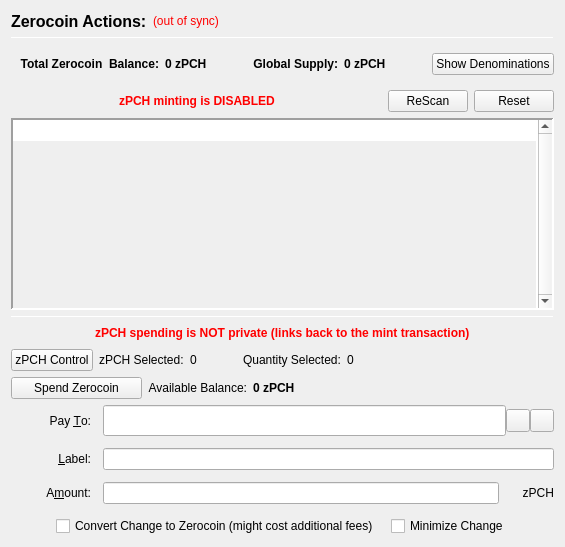
                  <widget class="QFrame" name="verticalFrameLeft">
                   <layout class="QVBoxLayout" name="verticalLayout_2">
                    <item>
                     <layout class="QVBoxLayout" name="verticalLayout_3">
                      <item>
                       <layout class="QHBoxLayout" name="horizontalLayout_3">
                        <item>
                         <widget class="QLabel" name="labelzPCHActions">
                          <property name="font">
                           <font>
                            <pointsize>12</pointsize>
                            <weight>75</weight>
                            <bold>true</bold>
                           </font>
                          </property>
                          <property name="text">
                           <string>Zerocoin Actions:</string>
                          </property>
                          <property name="alignment">
                           <set>Qt::AlignLeading|Qt::AlignLeft|Qt::AlignVCenter</set>
                          </property>
                         </widget>
                        </item>
                        <item>
                         <widget class="QLabel" name="labelzPCHSyncStatus">
                          <property name="toolTip">
                           <string>The displayed information may be out of date. Your wallet automatically synchronizes with the PIVX network after a connection is established, but this process has not completed yet.</string>
                          </property>
                          <property name="styleSheet">
                           <string notr="true">QLabel { color: red; }</string>
                          </property>
                          <property name="text">
                           <string notr="true">(out of sync)</string>
                          </property>
                          <property name="alignment">
                           <set>Qt::AlignLeading|Qt::AlignLeft|Qt::AlignVCenter</set>
                          </property>
                         </widget>
                        </item>
                        <item>
                         <spacer name="horizontalSpacer">
                          <property name="orientation">
                           <enum>Qt::Horizontal</enum>
                          </property>
                          <property name="sizeHint" stdset="0">
                           <size>
                            <width>40</width>
                            <height>20</height>
                           </size>
                          </property>
                         </spacer>
                        </item>
                       </layout>
                      </item>
                      <item>
                       <widget class="Line" name="lineUpperLeft">
                        <property name="minimumSize">
                         <size>
                          <width>0</width>
                          <height>1</height>
                         </size>
                        </property>
                        <property name="maximumSize">
                         <size>
                          <width>16777215</width>
                          <height>1</height>
                         </size>
                        </property>
                        <property name="frameShadow">
                         <enum>QFrame::Sunken</enum>
                        </property>
                        <property name="orientation">
                         <enum>Qt::Horizontal</enum>
                        </property>
                       </widget>
                      </item>
                      <item>
                       <widget class="QFrame" name="balanceSupplyFrame">
                        <layout class="QHBoxLayout" name="horizontalLayout_2" stretch="0,0,0,1,0">
                         <property name="rightMargin">
                          <number>0</number>
                         </property>
                         <item>
                          <layout class="QHBoxLayout" name="horizontalLayout_34">
                           <item>
                            <widget class="QLabel" name="labelzAvailableText_3">
                             <property name="font">
                              <font>
                               <weight>75</weight>
                               <bold>true</bold>
                              </font>
                             </property>
                             <property name="toolTip">
                              <string>Total Balance including unconfirmed and immature zPCH</string>
                             </property>
                             <property name="text">
                              <string>Total Zerocoin  Balance:</string>
                             </property>
                             <property name="alignment">
                              <set>Qt::AlignRight|Qt::AlignTrailing|Qt::AlignVCenter</set>
                             </property>
                            </widget>
                           </item>
                           <item>
                            <widget class="QLabel" name="labelzAvailableAmount_4">
                             <property name="minimumSize">
                              <size>
                               <width>40</width>
                               <height>0</height>
                              </size>
                             </property>
                             <property name="font">
                              <font>
                               <weight>75</weight>
                               <bold>true</bold>
                              </font>
                             </property>
                             <property name="toolTip">
                              <string>Total Balance including unconfirmed and immature zPCH</string>
                             </property>
                             <property name="text">
                              <string>0 zPCH</string>
                             </property>
                             <property name="alignment">
                              <set>Qt::AlignLeading|Qt::AlignLeft|Qt::AlignVCenter</set>
                             </property>
                            </widget>
                           </item>
                          </layout>
                         </item>
                         <item>
                          <spacer name="horizontalSpacer_32">
                           <property name="orientation">
                            <enum>Qt::Horizontal</enum>
                           </property>
                           <property name="sizeHint" stdset="0">
                            <size>
                             <width>40</width>
                             <height>20</height>
                            </size>
                           </property>
                          </spacer>
                         </item>
                         <item>
                          <layout class="QHBoxLayout" name="horizontalLayout_35">
                           <item>
                            <widget class="QLabel" name="labelZsupplyText_2">
                             <property name="font">
                              <font>
                               <weight>75</weight>
                               <bold>true</bold>
                              </font>
                             </property>
                             <property name="text">
                              <string>Global Supply:</string>
                             </property>
                             <property name="alignment">
                              <set>Qt::AlignRight|Qt::AlignTrailing|Qt::AlignVCenter</set>
                             </property>
                            </widget>
                           </item>
                           <item>
                            <widget class="QLabel" name="labelZsupplyAmount_2">
                             <property name="font">
                              <font>
                               <weight>75</weight>
                               <bold>true</bold>
                              </font>
                             </property>
                             <property name="text">
                              <string>0 zPCH</string>
                             </property>
                            </widget>
                           </item>
                          </layout>
                         </item>
                         <item>
                          <spacer name="horizontalSpacer_31">
                           <property name="orientation">
                            <enum>Qt::Horizontal</enum>
                           </property>
                           <property name="sizeHint" stdset="0">
                            <size>
                             <width>40</width>
                             <height>20</height>
                            </size>
                           </property>
                          </spacer>
                         </item>
                         <item>
                          <widget class="QPushButton" name="pushButtonShowDenoms">
                           <property name="toolTip">
                            <string>Show zPCH denominations list</string>
                           </property>
                           <property name="text">
                            <string>Show Denominations</string>
                           </property>
                          </widget>
                         </item>
                        </layout>
                       </widget>
                      </item>
                      <item>
                       <layout class="QHBoxLayout" name="horizontalLayout_4">
                        <item>
                         <spacer name="horizontalSpacer_2">
                          <property name="orientation">
                           <enum>Qt::Horizontal</enum>
                          </property>
                          <property name="sizeHint" stdset="0">
                           <size>
                            <width>40</width>
                            <height>20</height>
                           </size>
                          </property>
                         </spacer>
                        </item>
                        <item>
                         <widget class="QLabel" name="label">
                          <property name="styleSheet">
                           <string notr="true">color: red;
font-weight: bold;</string>
                          </property>
                          <property name="text">
                           <string>zPCH minting is DISABLED</string>
                          </property>
                         </widget>
                        </item>
                        <item>
                         <spacer name="horizontalSpacer_3">
                          <property name="orientation">
                           <enum>Qt::Horizontal</enum>
                          </property>
                          <property name="sizeHint" stdset="0">
                           <size>
                            <width>40</width>
                            <height>20</height>
                           </size>
                          </property>
                         </spacer>
                        </item>
                        <item>
                         <widget class="QPushButton" name="pushButtonMintReset">
                          <property name="maximumSize">
                           <size>
                            <width>80</width>
                            <height>16777215</height>
                           </size>
                          </property>
                          <property name="toolTip">
                           <string>Rescan the complete blockchain for  Zerocoin mints and their meta-data.</string>
                          </property>
                          <property name="text">
                           <string>ReScan</string>
                          </property>
                         </widget>
                        </item>
                        <item>
                         <widget class="QPushButton" name="pushButtonSpentReset">
                          <property name="maximumSize">
                           <size>
                            <width>80</width>
                            <height>16777215</height>
                           </size>
                          </property>
                          <property name="toolTip">
                           <string>Reset Zerocoin Wallet DB. Deletes transactions that did not make it into the blockchain.</string>
                          </property>
                          <property name="text">
                           <string>Reset</string>
                          </property>
                         </widget>
                        </item>
                       </layout>
                      </item>
                      <item>
                       <widget class="QPlainTextEdit" name="TEMintStatus">
                        <property name="font">
                         <font>
                          <pointsize>8</pointsize>
                         </font>
                        </property>
                        <property name="toolTip">
                         <string>Status and/or Mesages from the last Mint Action.</string>
                        </property>
                        <property name="frameShape">
                         <enum>QFrame::Panel</enum>
                        </property>
                        <property name="frameShadow">
                         <enum>QFrame::Sunken</enum>
                        </property>
                        <property name="lineWidth">
                         <number>2</number>
                        </property>
                        <property name="midLineWidth">
                         <number>2</number>
                        </property>
                        <property name="verticalScrollBarPolicy">
                         <enum>Qt::ScrollBarAlwaysOn</enum>
                        </property>
                        <property name="horizontalScrollBarPolicy">
                         <enum>Qt::ScrollBarAlwaysOff</enum>
                        </property>
                        <property name="readOnly">
                         <bool>true</bool>
                        </property>
                        <property name="plainText">
                         <string notr="true"/>
                        </property>
                        <property name="backgroundVisible">
                         <bool>true</bool>
                        </property>
                       </widget>
                      </item>
                      <item>
                       <widget class="Line" name="line">
                        <property name="minimumSize">
                         <size>
                          <width>0</width>
                          <height>1</height>
                         </size>
                        </property>
                        <property name="maximumSize">
                         <size>
                          <width>16777215</width>
                          <height>1</height>
                         </size>
                        </property>
                        <property name="orientation">
                         <enum>Qt::Horizontal</enum>
                        </property>
                       </widget>
                      </item>
                      <item>
                       <layout class="QHBoxLayout" name="horizontalLayout_7">
                        <item>
                         <spacer name="horizontalSpacer_18">
                          <property name="orientation">
                           <enum>Qt::Horizontal</enum>
                          </property>
                          <property name="sizeHint" stdset="0">
                           <size>
                            <width>40</width>
                            <height>20</height>
                           </size>
                          </property>
                         </spacer>
                        </item>
                        <item>
                         <widget class="QLabel" name="label_2">
                          <property name="styleSheet">
                           <string notr="true">color: red;
font-weight: bold;</string>
                          </property>
                          <property name="text">
                           <string>zPCH spending is NOT private (links back to the mint transaction)</string>
                          </property>
                         </widget>
                        </item>
                        <item>
                         <spacer name="horizontalSpacer_30">
                          <property name="orientation">
                           <enum>Qt::Horizontal</enum>
                          </property>
                          <property name="sizeHint" stdset="0">
                           <size>
                            <width>40</width>
                            <height>20</height>
                           </size>
                          </property>
                         </spacer>
                        </item>
                       </layout>
                      </item>
                      <item>
                       <layout class="QHBoxLayout" name="horizontalLayout_24">
                        <property name="leftMargin">
                         <number>0</number>
                        </property>
                        <property name="bottomMargin">
                         <number>0</number>
                        </property>
                        <item>
                         <widget class="QPushButton" name="pushButtonZPivControl">
                          <property name="text">
                           <string>zPCH Control</string>
                          </property>
                         </widget>
                        </item>
                        <item>
                         <widget class="QLabel" name="labelzPivSelected">
                          <property name="text">
                           <string>zPCH Selected:</string>
                          </property>
                         </widget>
                        </item>
                        <item>
                         <widget class="QLabel" name="labelzPivSelected_int">
                          <property name="text">
                           <string>0</string>
                          </property>
                         </widget>
                        </item>
                        <item>
                         <spacer name="horizontalSpacer_17">
                          <property name="orientation">
                           <enum>Qt::Horizontal</enum>
                          </property>
                          <property name="sizeType">
                           <enum>QSizePolicy::Fixed</enum>
                          </property>
                          <property name="sizeHint" stdset="0">
                           <size>
                            <width>40</width>
                            <height>20</height>
                           </size>
                          </property>
                         </spacer>
                        </item>
                        <item>
                         <widget class="QLabel" name="labelQuantitySelected">
                          <property name="text">
                           <string>Quantity Selected:</string>
                          </property>
                         </widget>
                        </item>
                        <item>
                         <widget class="QLabel" name="labelQuantitySelected_int">
                          <property name="text">
                           <string>0</string>
                          </property>
                         </widget>
                        </item>
                        <item>
                         <spacer name="horizontalSpacer_19">
                          <property name="orientation">
                           <enum>Qt::Horizontal</enum>
                          </property>
                          <property name="sizeHint" stdset="0">
                           <size>
                            <width>40</width>
                            <height>20</height>
                           </size>
                          </property>
                         </spacer>
                        </item>
                       </layout>
                      </item>
                      <item>
                       <layout class="QHBoxLayout" name="horizontalLayout_6">
                        <item>
                         <widget class="QPushButton" name="pushButtonSpendzPCH">
                          <property name="minimumSize">
                           <size>
                            <width>131</width>
                            <height>0</height>
                           </size>
                          </property>
                          <property name="toolTip">
                           <string>Spend Zerocoin. Without 'Pay To:' address creates payments to yourself.</string>
                          </property>
                          <property name="text">
                           <string>Spend Zerocoin</string>
                          </property>
                         </widget>
                        </item>
                        <item>
                         <widget class="QLabel" name="labelzPCHBalanceText">
                          <property name="toolTip">
                           <string>Available (mature and spendable) zPCH for spending</string>
                          </property>
                          <property name="text">
                           <string>Available Balance:</string>
                          </property>
                          <property name="alignment">
                           <set>Qt::AlignRight|Qt::AlignTrailing|Qt::AlignVCenter</set>
                          </property>
                         </widget>
                        </item>
                        <item>
                         <widget class="QLabel" name="labelzAvailableAmount_2">
                          <property name="font">
                           <font>
                            <weight>75</weight>
                            <bold>true</bold>
                           </font>
                          </property>
                          <property name="toolTip">
                           <string>Available (mature and spendable) zPCH for spending

zPCH are mature when they have more than 20 confirmations AND more than 2 mints of the same denomination after them were minted</string>
                          </property>
                          <property name="text">
                           <string>0 zPCH</string>
                          </property>
                          <property name="alignment">
                           <set>Qt::AlignLeading|Qt::AlignLeft|Qt::AlignVCenter</set>
                          </property>
                         </widget>
                        </item>
                        <item>
                         <spacer name="horizontalSpacer_4">
                          <property name="orientation">
                           <enum>Qt::Horizontal</enum>
                          </property>
                          <property name="sizeHint" stdset="0">
                           <size>
                            <width>40</width>
                            <height>20</height>
                           </size>
                          </property>
                         </spacer>
                        </item>
                       </layout>
                      </item>
                      <item>
                       <layout class="QGridLayout" name="gridLayout_7">
                        <property name="spacing">
                         <number>12</number>
                        </property>
                        <item row="0" column="0">
                         <widget class="QLabel" name="payToLabel">
                          <property name="minimumSize">
                           <size>
                            <width>80</width>
                            <height>0</height>
                           </size>
                          </property>
                          <property name="text">
                           <string>Pay &amp;To:</string>
                          </property>
                          <property name="alignment">
                           <set>Qt::AlignRight|Qt::AlignTrailing|Qt::AlignVCenter</set>
                          </property>
                          <property name="buddy">
                           <cstring>payTo</cstring>
                          </property>
                         </widget>
                        </item>
                        <item row="0" column="1">
                         <layout class="QHBoxLayout" name="payToLayout">
                          <property name="spacing">
                           <number>0</number>
                          </property>
                          <item>
                           <widget class="QValidatedLineEdit" name="payTo">
                            <property name="enabled">
                             <bool>true</bool>
                            </property>
                            <property name="minimumSize">
                             <size>
                              <width>0</width>
                              <height>31</height>
                             </size>
                            </property>
                            <property name="toolTip">
                             <string>The PIVX address to send the payment to. Creates local payment to yourself when empty.</string>
                            </property>
                           </widget>
                          </item>
                          <item>
                           <widget class="QToolButton" name="addressBookButton">
                            <property name="toolTip">
                             <string>Choose previously used address</string>
                            </property>
                            <property name="text">
                             <string/>
                            </property>
                            <property name="icon">
                             <iconset resource="../popchain.qrc">
                              <normaloff>:/icons/address-book</normaloff>:/icons/address-book</iconset>
                            </property>
                            <property name="shortcut">
                             <string>Alt+A</string>
                            </property>
                           </widget>
                          </item>
                          <item>
                           <widget class="QToolButton" name="pasteButton">
                            <property name="toolTip">
                             <string>Paste address from clipboard</string>
                            </property>
                            <property name="text">
                             <string/>
                            </property>
                            <property name="icon">
                             <iconset resource="../popchain.qrc">
                              <normaloff>:/icons/editpaste</normaloff>:/icons/editpaste</iconset>
                            </property>
                            <property name="shortcut">
                             <string>Alt+P</string>
                            </property>
                           </widget>
                          </item>
                         </layout>
                        </item>
                        <item row="1" column="0">
                         <widget class="QLabel" name="labelLabel">
                          <property name="minimumSize">
                           <size>
                            <width>80</width>
                            <height>0</height>
                           </size>
                          </property>
                          <property name="text">
                           <string>&amp;Label:</string>
                          </property>
                          <property name="alignment">
                           <set>Qt::AlignRight|Qt::AlignTrailing|Qt::AlignVCenter</set>
                          </property>
                          <property name="buddy">
                           <cstring>addAsLabel</cstring>
                          </property>
                         </widget>
                        </item>
                        <item row="1" column="1">
                         <widget class="QLineEdit" name="addAsLabel">
                          <property name="toolTip">
                           <string>Enter a label for this address to add it to the list of used addresses</string>
                          </property>
                         </widget>
                        </item>
                        <item row="2" column="0">
                         <widget class="QLabel" name="amountLabel">
                          <property name="minimumSize">
                           <size>
                            <width>80</width>
                            <height>0</height>
                           </size>
                          </property>
                          <property name="text">
                           <string>A&amp;mount:</string>
                          </property>
                          <property name="alignment">
                           <set>Qt::AlignRight|Qt::AlignTrailing|Qt::AlignVCenter</set>
                          </property>
                          <property name="buddy">
                           <cstring>zPCHpayAmount</cstring>
                          </property>
                         </widget>
                        </item>
                        <item row="2" column="1">
                         <layout class="QHBoxLayout" name="horizontalLayout_9">
                          <property name="spacing">
                           <number>0</number>
                          </property>
                          <item>
                           <widget class="QLineEdit" name="zPCHpayAmount"/>
                          </item>
                          <item>
                           <widget class="QLabel" name="labelzPCH">
                            <property name="minimumSize">
                             <size>
                              <width>55</width>
                              <height>0</height>
                             </size>
                            </property>
                            <property name="text">
                             <string>zPCH</string>
                            </property>
                            <property name="alignment">
                             <set>Qt::AlignRight|Qt::AlignTrailing|Qt::AlignVCenter</set>
                            </property>
                           </widget>
                          </item>
                         </layout>
                        </item>
                        <item row="3" column="0" colspan="2">
                         <layout class="QHBoxLayout" name="horizontalLayout_10">
                          <item>
                           <spacer name="horizontalSpacer_5">
                            <property name="orientation">
                             <enum>Qt::Horizontal</enum>
                            </property>
                            <property name="sizeHint" stdset="0">
                             <size>
                              <width>40</width>
                              <height>20</height>
                             </size>
                            </property>
                           </spacer>
                          </item>
                          <item>
                           <widget class="QCheckBox" name="checkBoxMintChange">
                            <property name="sizePolicy">
                             <sizepolicy hsizetype="MinimumExpanding" vsizetype="Fixed">
                              <horstretch>0</horstretch>
                              <verstretch>0</verstretch>
                             </sizepolicy>
                            </property>
                            <property name="layoutDirection">
                             <enum>Qt::LeftToRight</enum>
                            </property>
                            <property name="text">
                             <string>Convert Change to Zerocoin (might cost additional fees)</string>
                            </property>
                           </widget>
                          </item>
                          <item>
                           <widget class="QCheckBox" name="checkBoxMinimizeChange">
                            <property name="toolTip">
                             <string>If checked, the wallet tries to minimize the returning change instead of minimizing the number of spent denominations.</string>
                            </property>
                            <property name="text">
                             <string>Minimize Change</string>
                            </property>
                           </widget>
                          </item>
                          <item>
                           <spacer name="horizontalSpacer_6">
                            <property name="orientation">
                             <enum>Qt::Horizontal</enum>
                            </property>
                            <property name="sizeHint" stdset="0">
                             <size>
                              <width>40</width>
                              <height>20</height>
                             </size>
                            </property>
                           </spacer>
                          </item>
                         </layout>
                        </item>
                       </layout>
                      </item>
                     </layout>
                    </item>
                   </layout>
                  </widget>
